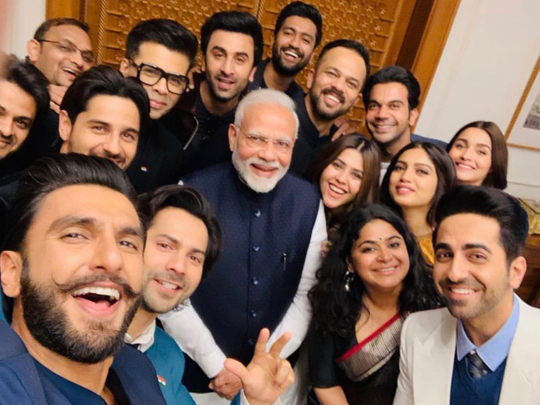
#> input picture Test.jpg, 540 x 405 px
$ jupyter execute Face_Detection.ipynb   (shell and % lines are left out)
#> lines starting #> are read from the running program, lines starting #| are printed output that depends on the picture; after the words box and inside, x2 and y2 are one past the last pixel; in counts of white or black regions, pixels touching at a corner belong together
[cell 1]
import cv2
from google.colab.patches import cv2_imshow

[cell 2]
# Load the cascade
face_cascade = cv2.CascadeClassifier('haarcascade_frontalface_default.xml')


# Read the input image
img = cv2.imread('Test.jpg')
#> img is the input picture: shape (405, 540, 3); mean B, G, R 84.6, 99.8, 128.8


# Convert into grayscale
gray = cv2.cvtColor(img, cv2.COLOR_BGR2GRAY)
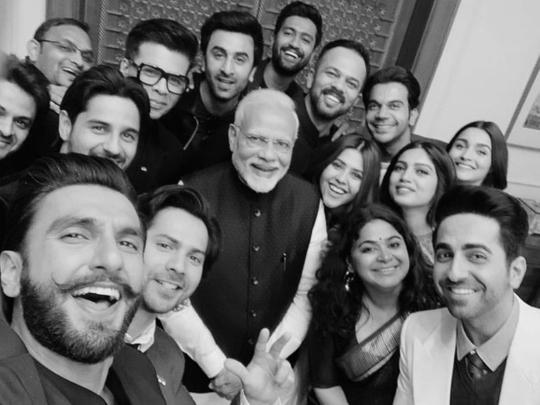
#> gray: shape (405, 540); min 0, max 244, mean 106.7


# Detect faces
faces = face_cascade.detectMultiScale(gray, 1.1, 4)
#> faces = [[358, 85, 53, 53], [349, 221, 65, 65], [270, 14, 54, 54], [230, 112, 73, 73], [446, 127, 53, 53], [382, 147, 58, 58], [36, 27, 57, 57], [197, 32, 64, 64], [71, 99, 83, 83], [415, 218, 92, 92], [131, 212, 90, 90], [28, 181, 143, 143]]


# Draw rectangle around the faces
for (x, y, w, h) in faces:
    cv2.rectangle(img, (x, y), (x+w, y+h), (255, 0, 0), 2)
#> this loop made 12 passes
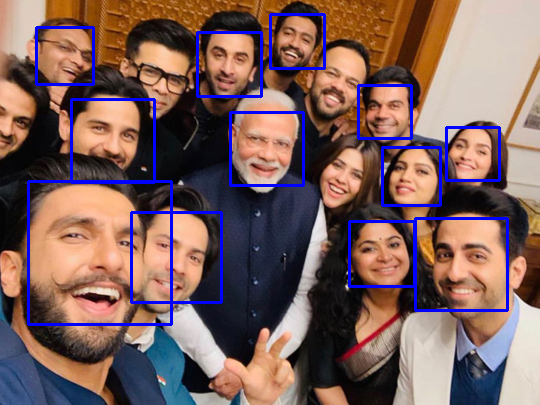
#> img: shape (405, 540, 3); 4.68% of pixels changed, all inside (x1, y1, x2, y2) = (27, 13, 509, 326)


# Display the output
cv2_imshow(img)
